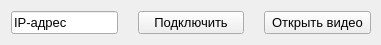
  <widget class="QWidget" name="horizontalLayoutWidget_4">
   <property name="geometry">
    <rect>
     <x>10</x>
     <y>390</y>
     <width>381</width>
     <height>31</height>
    </rect>
   </property>
   <property name="font">
    <font>
     <family>Arial</family>
     <pointsize>9</pointsize>
    </font>
   </property>
   <layout class="QHBoxLayout" name="horizontalLayout_3" stretch="1,1,1">
    <property name="spacing">
     <number>20</number>
    </property>
    <property name="rightMargin">
     <number>10</number>
    </property>
    <item>
     <widget class="QLineEdit" name="IP">
      <property name="font">
       <font>
        <family>Arial</family>
        <pointsize>10</pointsize>
        <weight>50</weight>
        <italic>false</italic>
        <bold>false</bold>
       </font>
      </property>
      <property name="styleSheet">
       <string notr="true">font: 10pt &quot;Arial&quot;;</string>
      </property>
      <property name="text">
       <string>IP-адрес</string>
      </property>
      <property name="alignment">
       <set>Qt::AlignLeading|Qt::AlignLeft|Qt::AlignVCenter</set>
      </property>
     </widget>
    </item>
    <item>
     <widget class="QPushButton" name="Btn_Connect">
      <property name="font">
       <font>
        <family>Arial</family>
        <pointsize>10</pointsize>
        <weight>50</weight>
        <italic>false</italic>
        <bold>false</bold>
       </font>
      </property>
      <property name="styleSheet">
       <string notr="true">font: 10pt &quot;Arial&quot;;</string>
      </property>
      <property name="text">
       <string>Подключить</string>
      </property>
     </widget>
    </item>
    <item>
     <widget class="QPushButton" name="Btn_Video">
      <property name="font">
       <font>
        <family>Arial</family>
        <pointsize>10</pointsize>
        <weight>50</weight>
        <italic>false</italic>
        <bold>false</bold>
       </font>
      </property>
      <property name="styleSheet">
       <string notr="true">font: 10pt &quot;Arial&quot;;</string>
      </property>
      <property name="text">
       <string>Открыть видео</string>
      </property>
     </widget>
    </item>
   </layout>
  </widget>
